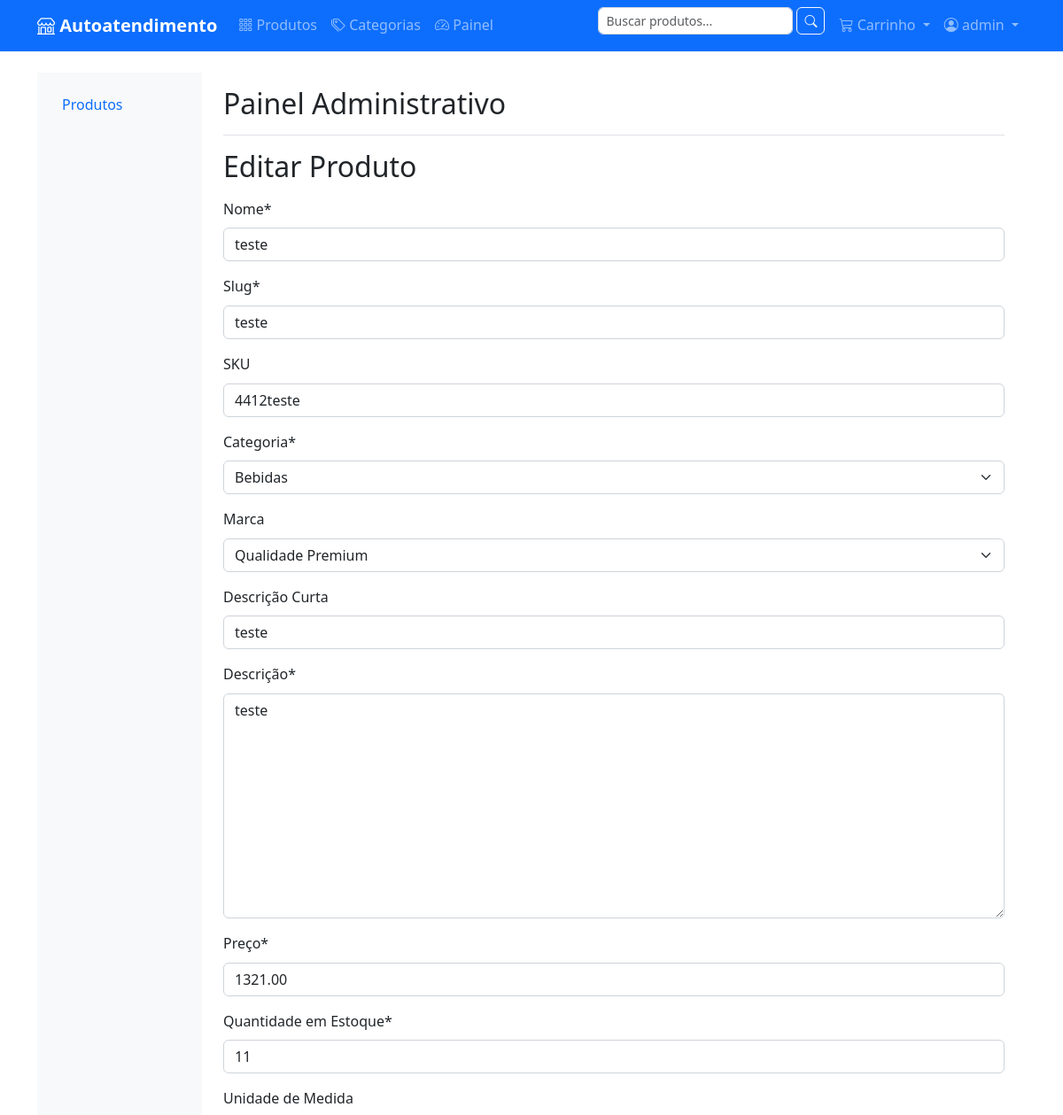
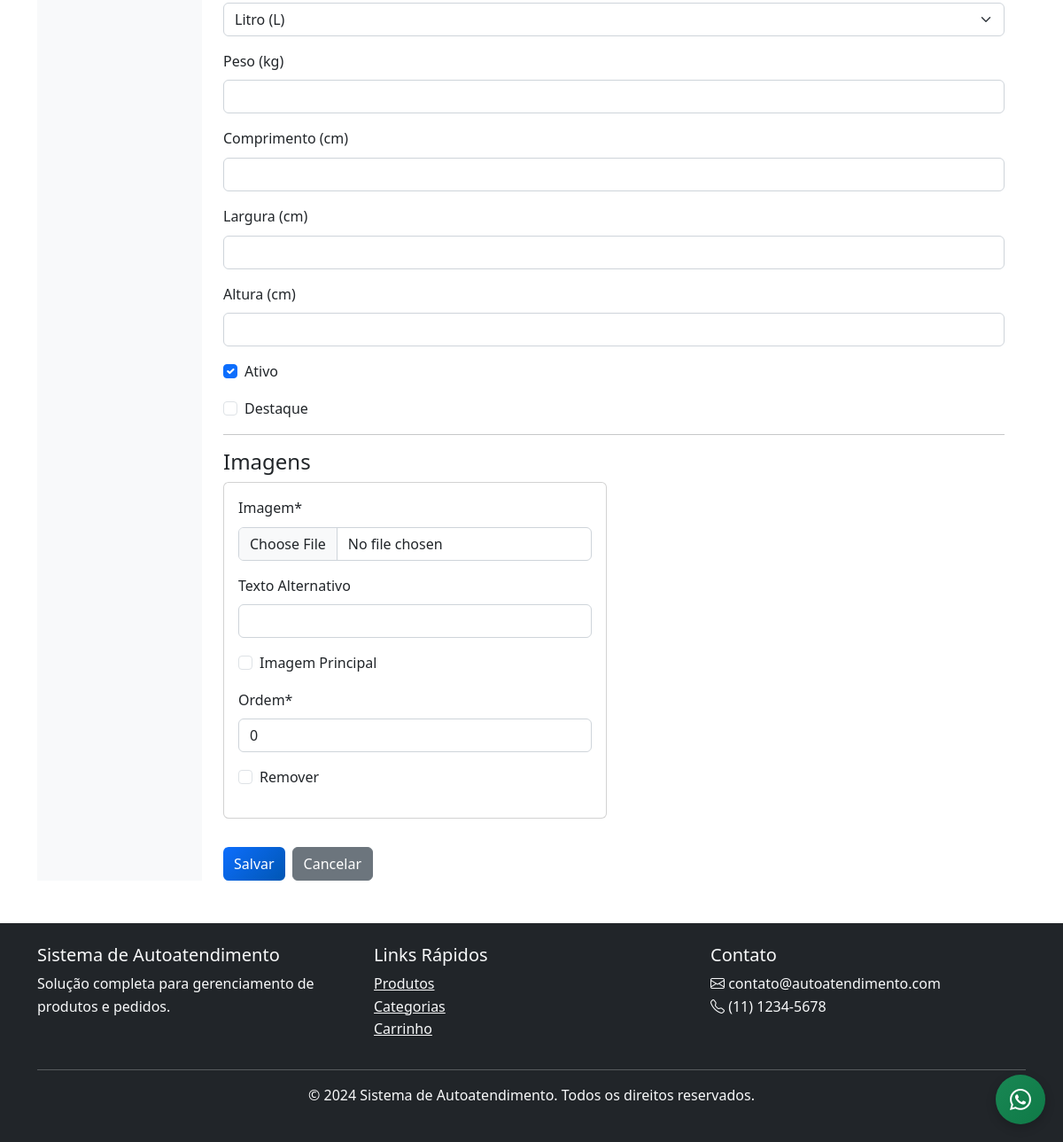
The page /painel/produtos/16/editar/ (signed in) on the database its author committed (2 pictures, top to bottom).
### products/models.py (models this page shows, shortened)
class Product(models.Model):
    name = models.CharField('Nome', max_length=200)
    slug = models.SlugField('Slug', unique=True, max_length=200)
    category = models.ForeignKey(
        Category,
        on_delete=models.CASCADE,
        verbose_name='Categoria'
    )
    brand = models.ForeignKey(
        Brand,
        on_delete=models.SET_NULL,
        null=True,
        blank=True,
        verbose_name='Marca'
    )
    description = models.TextField('Descrição')
    short_description = models.CharField('Descrição Curta', max_length=255, blank=True)
    price = models.DecimalField('Preço', max_digits=10, decimal_places=2)
    stock_quantity = models.PositiveIntegerField('Quantidade em Estoque', default=0)
    sku = models.CharField('SKU', max_length=50, unique=True, blank=True)
    class UnitOfMeasure(models.TextChoices):
        ML = 'ML', 'Mililitro (ml)'
        L = 'L', 'Litro (L)'
        KG = 'KG', 'Quilograma (kg)'
        G = 'G', 'Grama (g)'
    weight = models.DecimalField('Peso (kg)', max_digits=8, decimal_places=2, null=True, blank=True)
    length = models.DecimalField('Comprimento (cm)', max_digits=8, decimal_places=2, null=True, blank=True)
    width = models.DecimalField('Largura (cm)', max_digits=8, decimal_places=2, null=True, blank=True)
    height = models.DecimalField('Altura (cm)', max_digits=8, decimal_places=2, null=True, blank=True)
    unit = models.CharField(
        'Unidade de Medida',
        max_length=5,
        choices=UnitOfMeasure.choices,
        null=True,
        blank=True
    )
    is_active = models.BooleanField('Ativo', default=True)
    is_featured = models.BooleanField('Destaque', default=False)
    created_at = models.DateTimeField('Criado em', auto_now_add=True)
    updated_at = models.DateTimeField('Atualizado em', auto_now=True)
    class Meta:
        verbose_name = 'Produto'
        verbose_name_plural = 'Produtos'
        ordering = ['-created_at']
        indexes = [
            models.Index(fields=['category', 'is_active']),
            models.Index(fields=['brand', 'is_active']),
            models.Index(fields=['price']),
            models.Index(fields=['created_at']),
        ]

class Category(models.Model):
    name = models.CharField('Nome', max_length=100)
    slug = models.SlugField('Slug', unique=True, max_length=100)
    parent = models.ForeignKey(
        'self',
        null=True,
        blank=True,
        on_delete=models.CASCADE,
        related_name='children',
        verbose_name='Categoria Pai'
    )
    description = models.TextField('Descrição', blank=True)
    image = models.ImageField('Imagem', upload_to='categories/', blank=True)
    is_active = models.BooleanField('Ativo', default=True)
    created_at = models.DateTimeField('Criado em', auto_now_add=True)
    updated_at = models.DateTimeField('Atualizado em', auto_now=True)
    class Meta:
        verbose_name = 'Categoria'
        verbose_name_plural = 'Categorias'
        ordering = ['name']
    def __str__(self):
        return self.name

class Brand(models.Model):
    name = models.CharField('Nome', max_length=100, unique=True)
    slug = models.SlugField('Slug', unique=True, max_length=100)
    description = models.TextField('Descrição', blank=True)
    logo = models.ImageField('Logo', upload_to='brands/', blank=True)
    is_active = models.BooleanField('Ativo', default=True)
    created_at = models.DateTimeField('Criado em', auto_now_add=True)
    class Meta:
        verbose_name = 'Marca'
        verbose_name_plural = 'Marcas'
        ordering = ['name']
    def __str__(self):
        return self.name

### products/admin_views.py (the view, shortened to what this page needs)
# urls.py: path('produtos/<int:pk>/editar/', admin_views.ProductAdminUpdateView.as_view(), name='produtos_update'),
class ProductAdminUpdateView(StaffRequiredMixin, UpdateView):
    model = Product
    form_class = ProductForm
    template_name = 'painel/produtos/form.html'
    success_url = reverse_lazy('painel:produtos_list')
    def get_context_data(self, **kwargs):
        ctx = super().get_context_data(**kwargs)
        if self.request.POST:
            ctx['images_formset'] = ProductImageInlineFormSet(self.request.POST, self.request.FILES, instance=self.object)
        else:
            ctx['images_formset'] = ProductImageInlineFormSet(instance=self.object)
        ctx['action'] = 'update'
        return ctx

### products/forms.py (shortened to what this page needs)
class ProductForm(forms.ModelForm):
    class Meta:
        model = Product
        fields = [
            'name', 'slug', 'sku', 'category', 'brand',
            'short_description', 'description',
            'price', 'stock_quantity', 'unit',
            'weight', 'length', 'width', 'height',
            'is_active', 'is_featured',
        ]

### cart/context_processors.py (called while the page is built)
def cart(request):
    session_key = request.session.session_key
    if not session_key:
        return {'cart': None, 'cart_total': 0, 'cart_amount': 0}
    try:
        cart = Cart.objects.get(session_key=session_key)
        return {
            'cart': cart,
            'cart_total': cart.total_items,
            'cart_amount': cart.total_amount
        }
    except Cart.DoesNotExist:
        return {'cart': None, 'cart_total': 0, 'cart_amount': 0}

### products/admin_views.py (called while the page is built)
    def test_func(self):
        return self.request.user.is_staff

### templates/painel/produtos/form.html (shortened to what this page needs)
{% extends "painel/base_painel.html" %}
{% load crispy_forms_tags %}
{% block painel_content %}
<h2>{% if action == 'create' %}Novo Produto{% else %}Editar Produto{% endif %}</h2>
<form method="post" enctype="multipart/form-data" class="mt-3">
  {{ form|crispy }}
  <hr>
  <h4>Imagens</h4>
  <div class="row g-3">
    {% for f in images_formset %}
      <div class="col-md-6">
        <div class="card mb-3">
          <div class="card-body">
            {{ f|crispy }}
          </div>
        </div>
      </div>
    {% endfor %}
  </div>
  <div class="mt-3 d-flex gap-2">
    <button type="submit" class="btn btn-primary">Salvar</button>
    <a href="{% url 'painel:produtos_list' %}" class="btn btn-secondary">Cancelar</a>
  </div>
</form>
{% endblock %}

### templates/base.html (shortened to what this page needs)
{% load static %}
<!DOCTYPE html>
<html lang="pt-br">
<head>
    <link href="https://cdn.jsdelivr.net/npm/bootstrap@5.3.0/dist/css/bootstrap.min.css" rel="stylesheet">
    <link rel="stylesheet" href="https://cdn.jsdelivr.net/npm/bootstrap-icons@1.10.0/font/bootstrap-icons.css">
    <link rel="stylesheet" href="{% static 'css/style.css' %}">
</head>
<body>
    <nav class="navbar navbar-expand-lg navbar-dark bg-primary">
        <div class="container">
            <a class="navbar-brand" href="{% url 'home' %}">
                <i class="bi bi-shop"></i> Autoatendimento
            </a>
            <div class="collapse navbar-collapse" id="navbarNav">
                <ul class="navbar-nav me-auto">
                    <li class="nav-item">
                        <a class="nav-link" href="{% url 'products:product_list' %}">
                            <i class="bi bi-grid-3x3-gap"></i> Produtos
                        </a>
                    </li>
                    <li class="nav-item">
                        <a class="nav-link" href="{% url 'products:category_list' %}">
                            <i class="bi bi-tags"></i> Categorias
                        </a>
                    </li>
                    {% if request.user.is_staff %}
                    <li class="nav-item">
                        <a class="nav-link" href="{% url 'painel:home' %}">
                            <i class="bi bi-speedometer2"></i> Painel
                        </a>
                    </li>
                    {% endif %}
                </ul>
                <ul class="navbar-nav">
                    <li class="nav-item">
                        <form class="d-flex me-2" method="get" action="{% url 'products:product_list' %}">
                            <input class="form-control form-control-sm" type="search" name="q" placeholder="Buscar produtos..." value="{{ request.GET.q }}">
                            <button class="btn btn-outline-light btn-sm ms-1" type="submit">
                                <i class="bi bi-search"></i>
                            </button>
                        </form>
                    </li>
                    <li class="nav-item dropdown">
                        <a class="nav-link dropdown-toggle" href="#" id="cartDropdown" role="button" data-bs-toggle="dropdown">
                            <i class="bi bi-cart3"></i>
                            Carrinho
                        </a>
                    </li>
                    {% if user.is_authenticated %}
                        <li class="nav-item dropdown">
                            <a class="nav-link dropdown-toggle" href="#" id="userDropdown" role="button" data-bs-toggle="dropdown">
                                <i class="bi bi-person-circle"></i> {{ user.first_name|default:user.username }}
                            </a>
                        </li>
                    {% else %}
                        <li class="nav-item">
                            <a class="nav-link" href="{% url 'accounts:login' %}">
                                <i class="bi bi-box-arrow-in-right"></i> Entrar
                            </a>
                        </li>
                    {% endif %}
                </ul>
            </div>
        </div>
    </nav>
    <main class="container my-4">
        {% block content %}{% endblock %}
    </main>
    <footer class="bg-dark text-light py-4 mt-5">
        <div class="container">
            <div class="row">
                <div class="col-md-4">
                    <h5>Sistema de Autoatendimento</h5>
                    <p>Solução completa para gerenciamento de produtos e pedidos.</p>
                </div>
                <div class="col-md-4">
                    <h5>Links Rápidos</h5>
                    <ul class="list-unstyled">
                        <li><a href="{% url 'products:product_list' %}" class="text-light">Produtos</a></li>
                        <li><a href="{% url 'products:category_list' %}" class="text-light">Categorias</a></li>
                        <li><a href="{% url 'cart:cart_detail' %}" class="text-light">Carrinho</a></li>
                    </ul>
                </div>
                <div class="col-md-4">
                    <h5>Contato</h5>
                    <p>
                        <i class="bi bi-envelope"></i> contato@autoatendimento.com<br>
                        <i class="bi bi-telephone"></i> (11) 1234-5678
                    </p>
                </div>
            </div>
            <hr>
            <div class="text-center">
                <p>&copy; 2024 Sistema de Autoatendimento. Todos os direitos reservados.</p>
            </div>
        </div>
    </footer>
        <a href="https://wa.me/qr/ANLDIFB7UZTSL1"
           class="btn btn-success d-flex align-items-center justify-content-center"
           target="_blank" rel="noopener" aria-label="Abrir WhatsApp"
           style="position: fixed; bottom: 20px; right: 20px; width: 56px; height: 56px; border-radius: 50%; box-shadow: 0 4px 12px rgba(0,0,0,.2); z-index: 1050;">
            <i class="bi bi-whatsapp fs-4"></i>
        </a>
</body>
</html>

### static/css/style.css (style rules this page uses)
:root { --primary-color: #0d6efd; --secondary-color: #6c757d; --success-color: #198754; --danger-color: #dc3545; --warning-color: #ffc107; --info-color: #0dcaf0; --light-color: #f8f9fa; --dark-color: #212529; }
body { font-family: 'Segoe UI', Tahoma, Geneva, Verdana, sans-serif; line-height: 1.6; color: var(--dark-color); }
.navbar-brand { font-weight: bold; font-size: 1.25rem; }
.navbar-nav .nav-link { font-weight: 500; transition: color 0.3s ease; }
.btn { border-radius: 6px; font-weight: 500; transition: all 0.3s ease; }
.btn-primary { background: linear-gradient(135deg, var(--primary-color), #0056b3); border: none; }
.btn-success { background: linear-gradient(135deg, var(--success-color), #0f7a47); border: none; }
.form-control, .form-select { border-radius: 6px; border: 1px solid #ced4da; }

### rows shown on the page
Product: name "teste", slug "teste", sku "4412teste", category "Bebidas", brand "Qualidade Premium", short_description "teste", description "teste", price "1321.00", stock_quantity "11", unit "Litro (L)", is_active "☑"

### other values the page prints
{{ user.first_name|default:user.username }} "admin"
